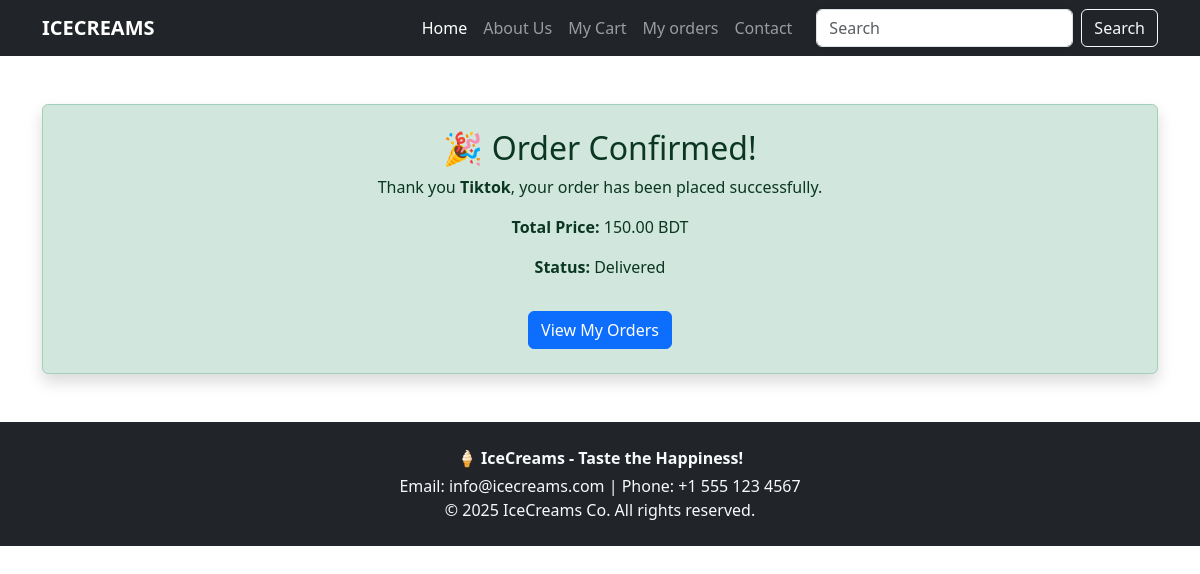
/order_confirmed/8/, run on the app's committed database.
### home/models.py (models this page shows, shortened)
class Order(models.Model):
    STATUS_CHOICES = [
        ("listed", "Order Listed"),
        ("on_the_way", "On the Way"),
        ("delivered", "Delivered"),
    ]
    customer_name = models.CharField(max_length=100)
    phone = models.CharField(max_length=20)
    address = models.TextField()
    total_price = models.DecimalField(max_digits=10, decimal_places=2, default=0)
    status = models.CharField(max_length=20, choices=STATUS_CHOICES, default="listed")
    created_at = models.DateTimeField(auto_now_add=True)

### home/views.py (the view)
def order_confirmed(request, order_id):
    order = Order.objects.filter(id=order_id).first()
    if not order:
        return render(
            request, "404.html", status=404
        )  # Assuming a 404 template exists, or handle differently
    return render(request, "order_confirmed.html", {"order": order})

### templates/order_confirmed.html (shortened to what this page needs)
{% extends 'base.html' %}
{% block body %}
    <div class="container text-center my-5">
        <div class="alert alert-success p-4 rounded shadow">
            <h2>🎉 Order Confirmed!</h2>
            <p>
                Thank you <b>{{ order.customer_name }}</b>, your order has been placed successfully.
            </p>
            <p>
                <strong>Total Price:</strong> {{ order.total_price }} BDT
            </p>
            <p>
                <strong>Status:</strong> {{ order.get_status_display }}
            </p>
            <a href="{% url 'my_orders' %}" class="btn btn-primary mt-3">View My Orders</a>
        </div>
    </div>
{% endblock %}

### data on the page
Order: customer_name "Tiktok", total_price "150.00", status "Delivered"
